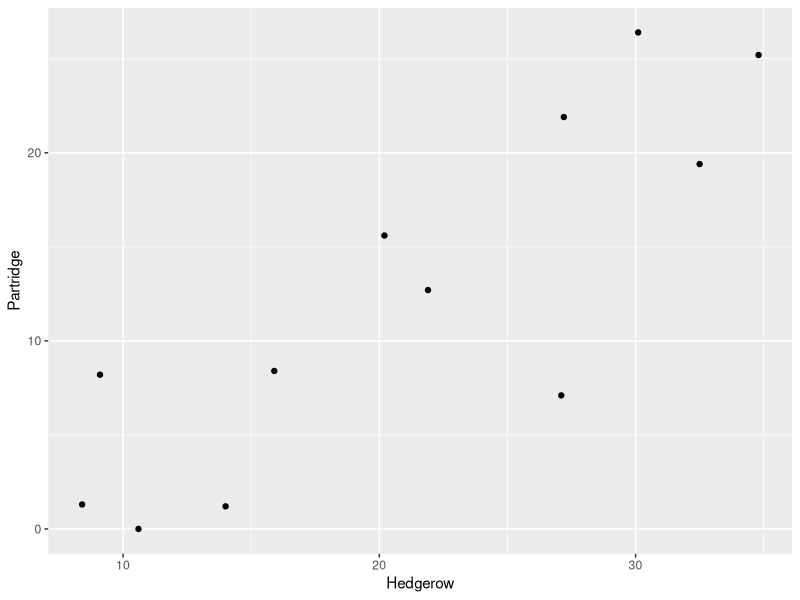
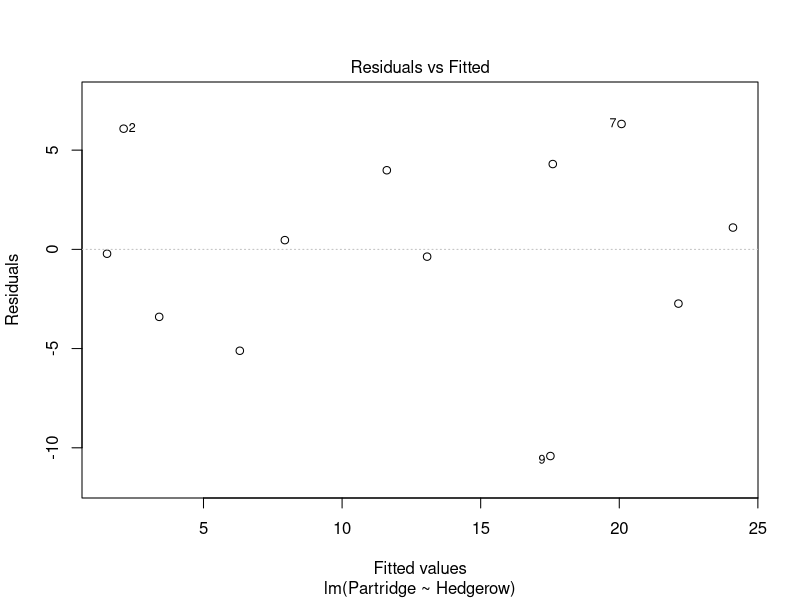
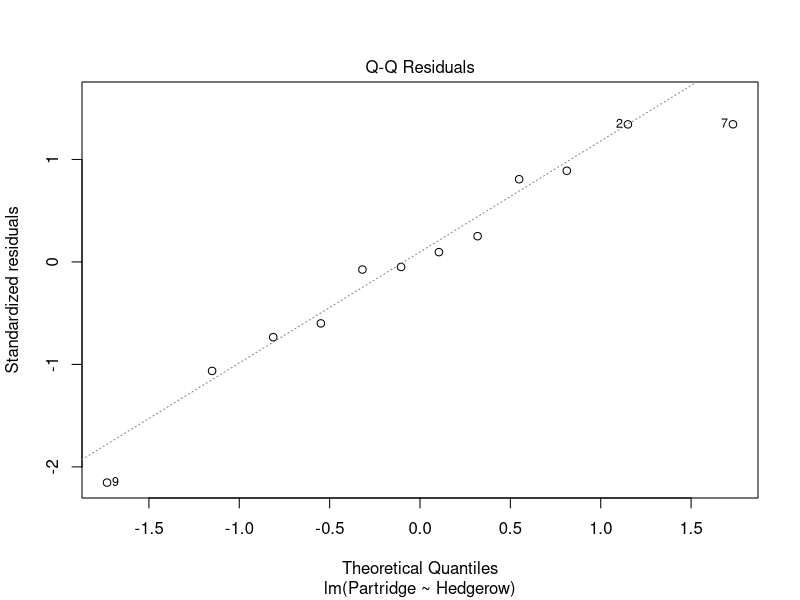
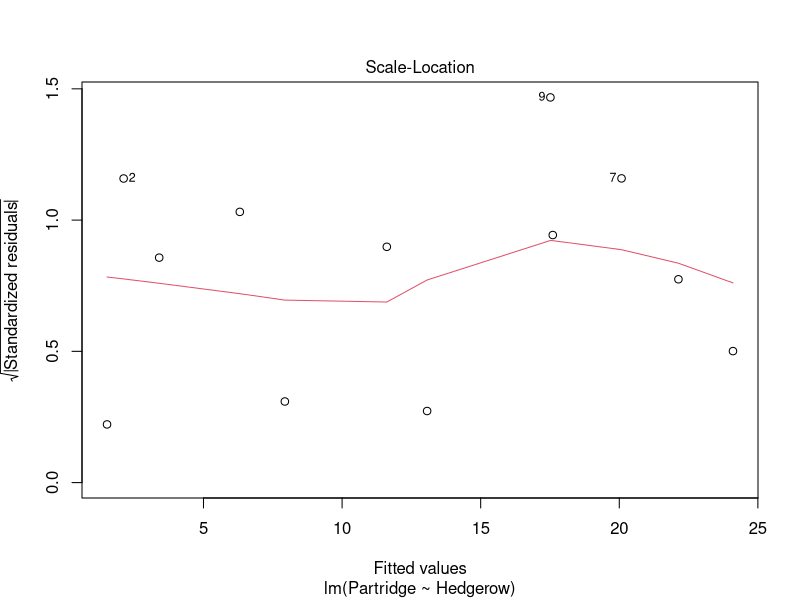
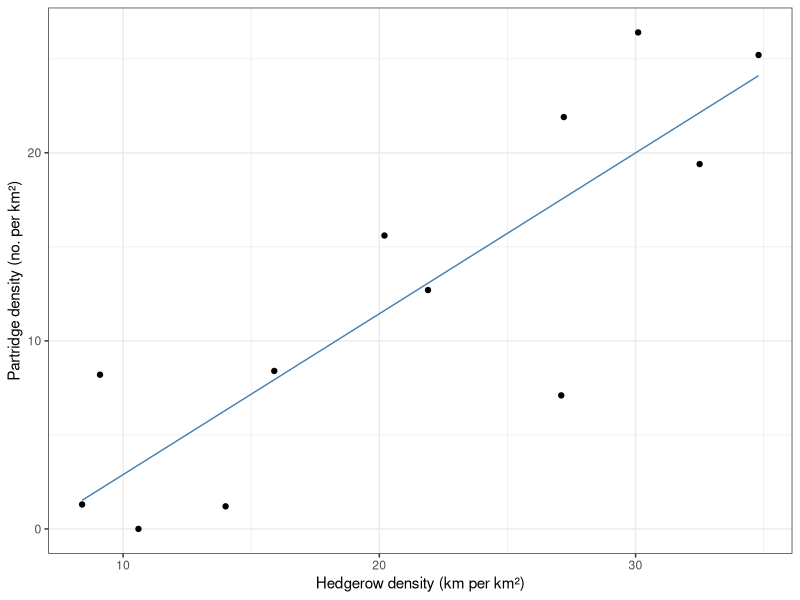

These charts were generated, in order, by the following R code:
## ---- chunk 1
library(dplyr)
library(ggplot2)
## ---- chunk 2
knitr::opts_knit$set(root.dir = "../data_csv")
## ---- chunk 3
partridge <- read.csv("PARTRIDG.CSV")  
## ---- chunk 4
glimpse(partridge)
## ---- chunk 5
ggplot(partridge, aes(x=Hedgerow, y = Partridge)) + 
  geom_point() 
## ---- chunk 6
partridge_model <- lm(Partridge ~ Hedgerow, data = partridge)
## ---- chunk 7
plot(partridge_model, add.smooth = FALSE, which = 1)
## ---- chunk 8
plot(partridge_model, which = 2)
## ---- chunk 9
plot(partridge_model, which = 3)
## ---- chunk 10
anova(partridge_model)
## ---- chunk 11
summary(partridge_model)
## ---- chunk 12
pred.data <- data.frame(Hedgerow = seq(8.4, 34.8, length.out = 25))
## ---- chunk 13
pred.data <- mutate(pred.data, Partridge = predict(partridge_model, pred.data))
## ---- chunk 14
ggplot(pred.data, aes(x = Hedgerow, y = Partridge)) + 
  ## Plot the fitted line
  geom_line(colour = "steelblue") + 
  ## Add the points to the plot using the raw data   
  geom_point(data = partridge) + 
  ## Change the axis labels
  labs(x = "Hedgerow density (km per km²)", y = "Partridge density (no. per km²)") + 
  ## Change the theme (sets background colour etc)
  theme_bw()
